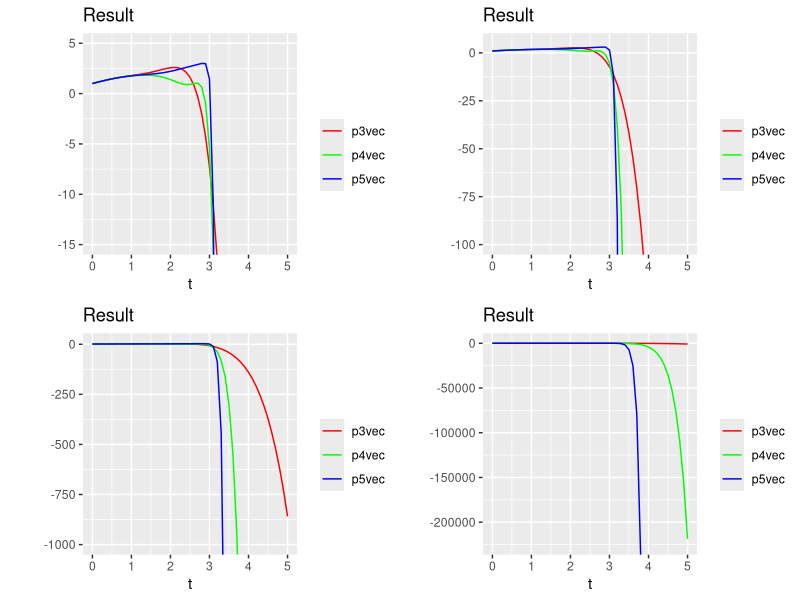

R code for this plot:

rm(list = ls())

library(purrr)
library(ggplot2)
library(polynom)
library(cowplot)

############################## a
polvec <- c()

polyn <- function(x = 1, a = c(-3, 0, 6), m = 2) {
  if (length(a) != m+1){
    stop("non compatible length of order and coefficients")
  }
  m <- seq(from = 0, to = m, by = 1)
  for (i in 1:length(a)) {
    c <- a[i]*x^m[i]
    polvec <- c(polvec, c)
  }
  return(polvec)
}

polynsum_ordi <- function(x = 1, a = c(-3, 0, 6), m = 2) {
  if (length(a) != m+1){
    stop("non compatible length of order and coefficients")
  }
  m <- seq(from = 0, to = m, by = 1)
  for (i in 1:length(a)) {
    c <- a[i]*x^m[i]
    polvec <- c(polvec, c)
  }
  return(sum(polvec))
}

poldf <- data.frame()

polyn2 <- function(a, m) {
  if (length(a) != m+1){
    stop("non compatible length of order and coefficients")
  }
  m <- seq(from = 0, to = m, by = 1)
  poldf <- data.frame(rbind(m, a), row.names = c("x_power", "coeff"))
  return(poldf)
}

polyn(2, c(-3, 0, 6), m = 2)
polynsum_ordi(2, c(-3, 0, 6), m = 2)
polyn2(c(-3, 0, 6), m = 2)
polynomial(coef = c(-3,0,6))

############################## b

primitive <- function(a) {
  prim_vec <- c()
  neworder <- seq(1, length(a), by = 1)
  for (i in neworder) {
    prim_vec[1] <- 0
    prim_vec[i+1] <- a[i]/i
  }
  return(as.polynomial(prim_vec))
}

primitive(c(-3,0,6))

############## c

polynsum <- function(x , a , m) {
  polvec <- polylist()
  if (length(a) != m+1){
    stop("non compatible length of order and coefficients")
  }
  m <- seq(from = 0, to = m, by = 1)
  for (i in 1:length(a)) {
    polvec[[i]] <- a[i]*(x^m[i])
  }
  return(sum(polvec))
}

picard1 <- function(a, x0) {
  inval <- c()
  # for (i in 1:length(a)+1) {
  #   if (i ==1) {
  #     inval[i]  <- x0
  #   } else {
  #     inval[i] <- 0
  #   }
  # }
  iter <- primitive(polynsum_ordi(x = x0, a = a, m = length(a)-1))
  iter[1] <- iter[1] + x0
  return(iter)
}

picarditeration <- function(a, xk, x0) {
  xold <- as.polynomial(xk)
  xnew <- primitive(polynsum(x = xold, a, m = length(a)-1))
  xnew[1] <- xnew[1] + x0
  return(xnew)
}



picard1(a = c(-3,0,6), x0 = -1)
picarditeration(a = c(-3, 0, 6), xk = -1, x0 = -1)
picarditeration(a = c(-3, 0, 6), xk = c(-1, 3), x0 = -1)

polynsum_ordi(x = -1, a = c(-3, 0, 6), m = 2)
polynsum(x = as.polynomial(-1), a = c(-3, 0, 6), m = 2)

############################## d


picardmethod <- function(a, x0, max.iter) {
  xnew <- polynomial(x0)
  iter <- 0
  while (iter < max.iter) {
    xold <- xnew
    xnew <- primitive(polynsum(x = xold, a, m = length(a) - 1))
    xnew[1] <- xnew[1] + x0
    iter <- iter + 1
#    cat("at iteration", iter, "the approximate polynomial solution coefficents are", xnew, "\n")
  }
  cat("iterations:", iter, "\n")
  return(xnew)
}

picardmethod(a = c(-3, 0, 6), x0 = -1, max.iter = 5)


############################## e

p3 <- picardmethod(a = c(0,2,-1), x0 = 1, max.iter = 3);p3
p4 <- picardmethod(a = c(0,2,-1), x0 = 1, max.iter = 4);p4
p5 <- picardmethod(a = c(0,2,-1), x0 = 1, max.iter = 5);p5


t <- seq(0, 5, 0.1)
p3vec <- c(); p4vec <- c(); p5vec <- c()

for (i in 1:length(t)) {
  p3vec[i] <- polynsum_ordi(x = t[i], a = p3, length(p3)-1) 
  p4vec[i] <- polynsum_ordi(x = t[i], a = p4, length(p4)-1) 
  p5vec[i] <- polynsum_ordi(x = t[i], a = p5, length(p5)-1) 
}


results <- data.frame(t, p3vec, p4vec, p5vec)


plot1 <- ggplot(data = results, aes(x = t)) + 
  geom_line(aes(y = p3vec, colour = "p3vec")) + 
  geom_line(aes(y = p4vec, colour = "p4vec")) + 
  geom_line(aes(y = p5vec, colour = "p5vec")) + 
  scale_colour_manual("", 
                      breaks = c("p3vec", "p4vec", "p5vec"),
                      values = c("red", "green", "blue")) +
  ylab("") + 
  coord_cartesian(xlim = c(0,5),ylim = c(-2.25e5, 5)) + 
  labs(title = "Result")

plot2 <- ggplot(data = results, aes(x = t)) + 
  geom_line(aes(y = p3vec, colour = "p3vec")) + 
  geom_line(aes(y = p4vec, colour = "p4vec")) + 
  geom_line(aes(y = p5vec, colour = "p5vec")) + 
  scale_colour_manual("", 
                      breaks = c("p3vec", "p4vec", "p5vec"),
                      values = c("red", "green", "blue")) +
  ylab("") + 
  coord_cartesian(xlim = c(0,5),ylim = c(-15, 5)) + 
  labs(title = "Result")

plot3 <- ggplot(data = results, aes(x = t)) + 
  geom_line(aes(y = p3vec, colour = "p3vec")) + 
  geom_line(aes(y = p4vec, colour = "p4vec")) + 
  geom_line(aes(y = p5vec, colour = "p5vec")) + 
  scale_colour_manual("", 
                      breaks = c("p3vec", "p4vec", "p5vec"),
                      values = c("red", "green", "blue")) +
  ylab("") + 
  coord_cartesian(xlim = c(0,5),ylim = c(-1e2, 5)) + 
  labs(title = "Result")

plot4 <- ggplot(data = results, aes(x = t)) + 
  geom_line(aes(y = p3vec, colour = "p3vec")) + 
  geom_line(aes(y = p4vec, colour = "p4vec")) + 
  geom_line(aes(y = p5vec, colour = "p5vec")) + 
  scale_colour_manual("", 
                      breaks = c("p3vec", "p4vec", "p5vec"),
                      values = c("red", "green", "blue")) +
  ylab("") + 
  coord_cartesian(xlim = c(0,5),ylim = c(-1e3, 5)) + 
  labs(title = "Result")

plot_grid(plot2, plot3, plot4, plot1, nrow = 2, ncol = 2 , align = "hv")

############################## f



################################ notes












